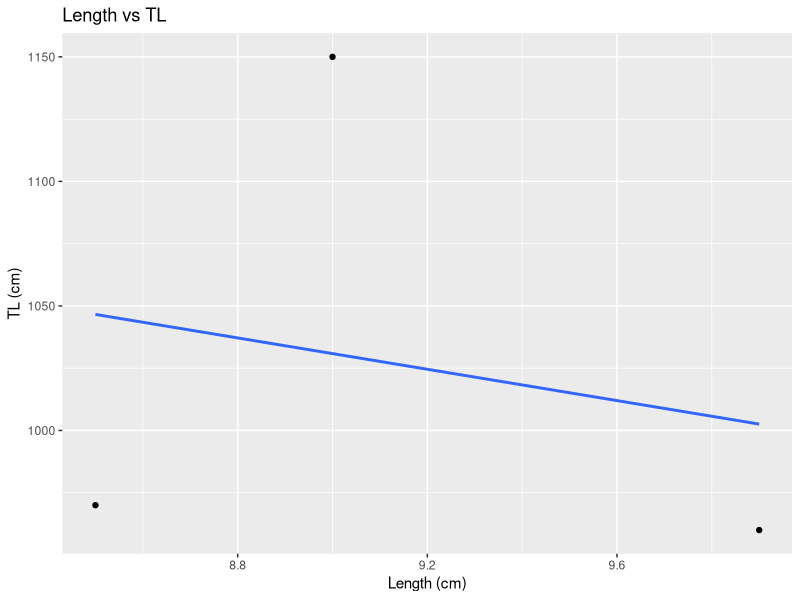
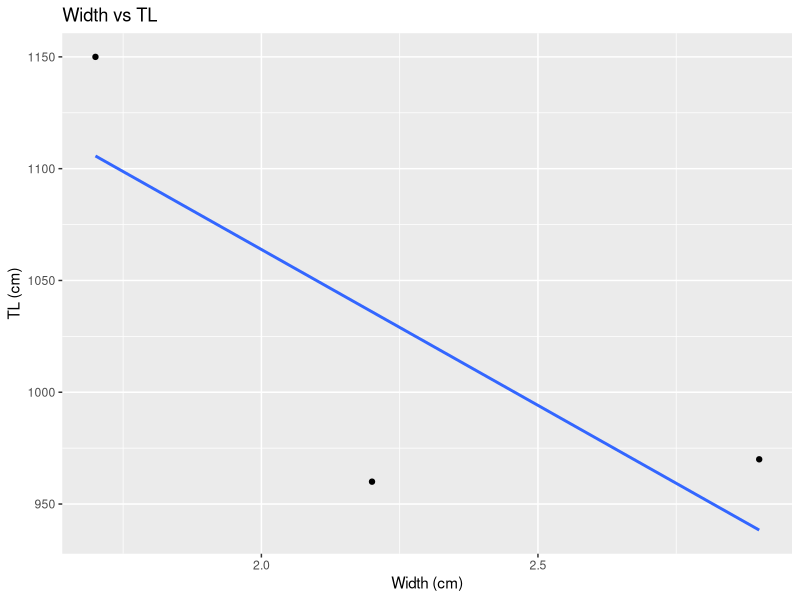

The R source for these figures, in order:
# Load necessary library
library(dplyr)
setwd("C:/Users/Rahma022/Desktop")
# Load the dataset
# Replace 'your_data.csv' with the path to your CSV file
data <- read.csv('Physeter_tooth_sizes.csv')

# Filter out rows where TL is NA
filtered_data <- data %>%
  filter(!is.na(TL..cm.))

# Display the filtered data
print("Filtered Data:")
print(filtered_data)

#Plot relationship between Lenght and TL, and Width and TL respectively
library(ggplot2)
ggplot(filtered_data, aes(x = Length..cm., y = TL..cm.)) +
  geom_point() +
  geom_smooth(method = "lm", se = FALSE) +
  labs(title = "Length vs TL", x = "Length (cm)", y = "TL (cm)")

ggplot(filtered_data, aes(x = Width..cm., y = TL..cm.)) +
  geom_point() +
  geom_smooth(method = "lm", se = FALSE) +
  labs(title = "Width vs TL", x = "Width (cm)", y = "TL (cm)")

# Calculate Spearman correlation for Length and TL
correlation_length <- cor(filtered_data$Length..cm., filtered_data$TL..cm., method = "spearman")

# Calculate Spearman correlation for Width and TL
correlation_width <- cor(filtered_data$Width..cm., filtered_data$TL..cm., method = "spearman")

# Display the results
cat(sprintf("Spearman Correlation between Length and TL: %.3f\n", correlation_length))
#Spearman Correlation between Length and TL: -0.500, negative correlation between TL and Length
cat(sprintf("Spearman Correlation between Width and TL: %.3f\n", correlation_width))
#Spearman Correlation between Width and TL: -0.500, negative correlation between TL and Width

#Linear Regression Analysis
model_length <- lm(TL..cm. ~ Length..cm., data = filtered_data)
summary(model_length)
#Residuals:
#1      2      3 
#-42.55 -76.59 119.14 

#Coefficients:
  #Estimate Std. Error t value Pr(>|t|)
#(Intercept)  1313.97    1348.93   0.974    0.508
#Length..cm.   -31.46     147.40  -0.213    0.866

#Residual standard error: 147.9 on 1 degrees of freedom
#Multiple R-squared:  0.04356,	Adjusted R-squared:  -0.9129 
#F-statistic: 0.04555 on 1 and 1 DF,  p-value: 0.8661

model_width <- lm(TL..cm. ~ Width..cm., data = filtered_data)
summary(model_width)
#Residuals:
#  1      2      3 
#-75.96  31.65  44.31 

#Coefficients:
  #Estimate Std. Error t value Pr(>|t|)
#(Intercept)   1342.8      254.3   5.280    0.119
#Width..cm.    -139.4      109.6  -1.272    0.424

#Residual standard error: 93.47 on 1 degrees of freedom
#Multiple R-squared:  0.618,	Adjusted R-squared:  0.2359 
#F-statistic: 1.618 on 1 and 1 DF,  p-value: 0.4242



